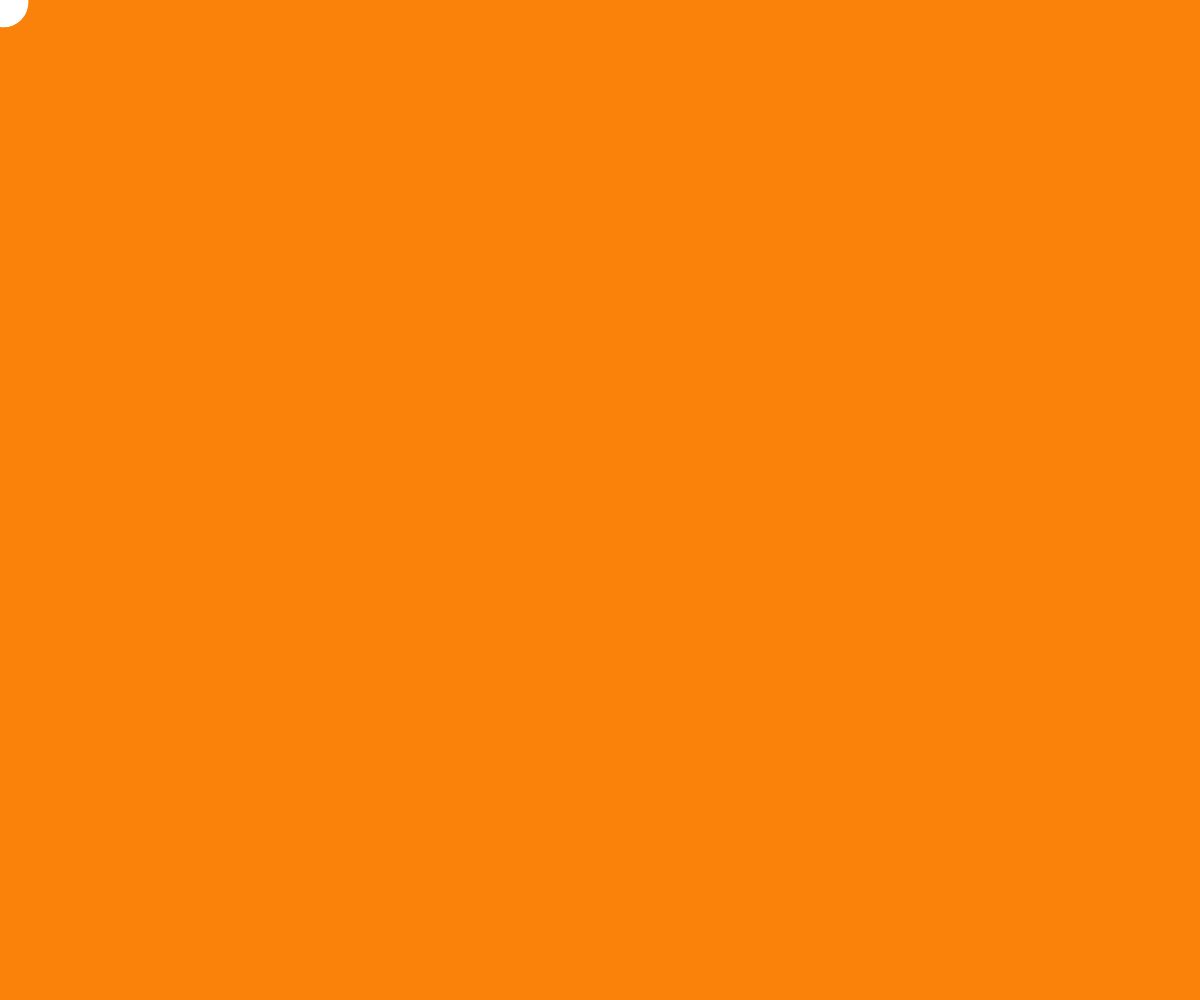
Frame 1 (no input)
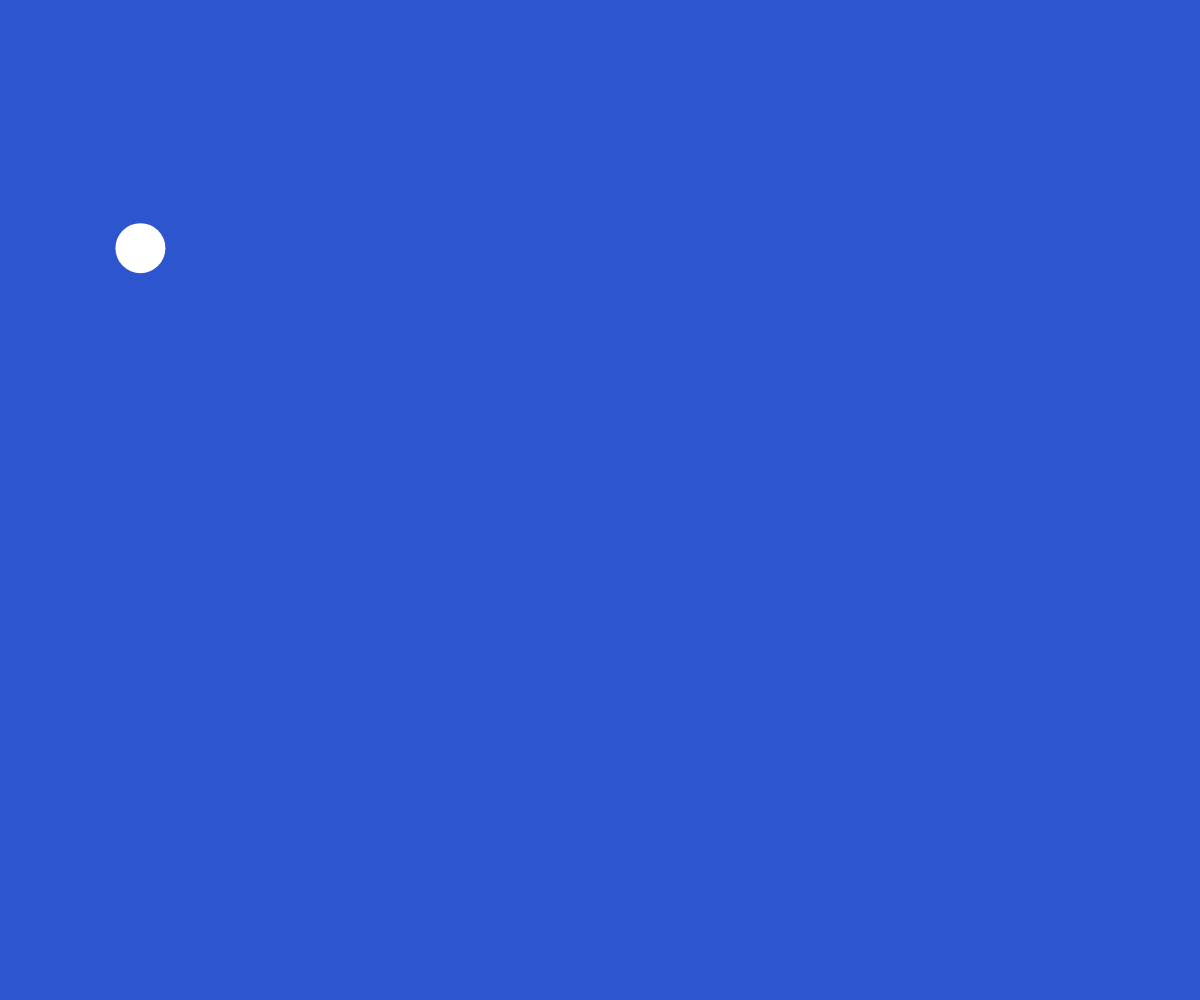
Frame 60 (no input)
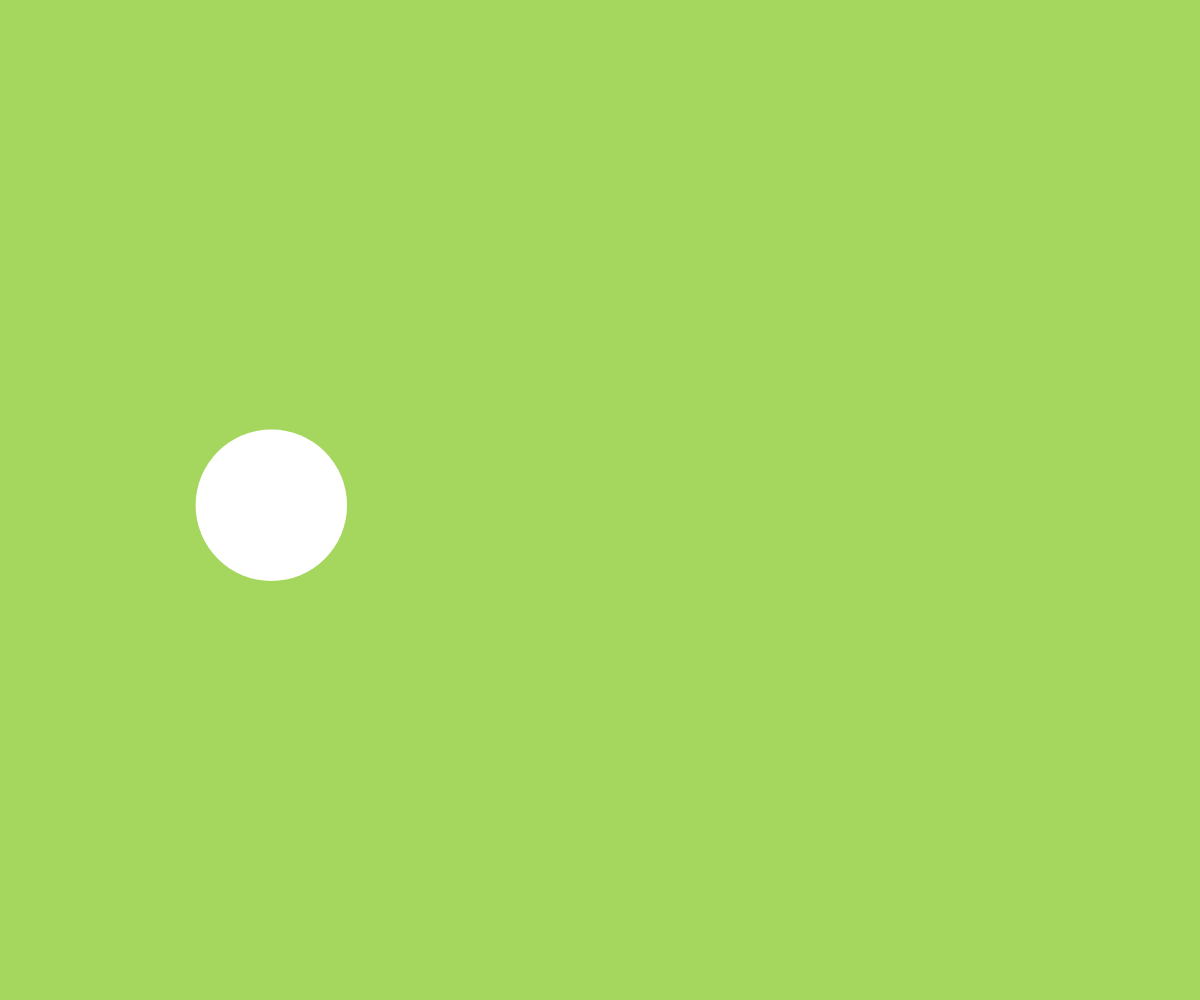
Frame 120 (the mouse pressed at the canvas centre since frame 60)

The p5.js sketch that drew these frames (run headless with seeded random() and noise() and a simulated clock; from frame 60 on, the mouse is pressed at the canvas centre):

// p5.js sketch
// ── sketch.js
var x = 0, y = 0
var r = 255, g = 125, b = 5 
var rChange = 5, gChange = 5, bChange = 5
var speedx = 1.3, speedy = 1
var size = 50

function setup() {
  createCanvas(windowWidth, windowHeight)
}

function draw() {
  fill(255)
  colorChange()
  movement()
  background(r,g,b)
  noStroke()
  circle(x,y,size) 
}

function mousePressed() {
  size = random(50,200)
}

function colorChange() {
  if (r >= 255){
    rChange =  rChange*-1
    r += rChange
  } else if (r <= 0) {
    rChange =  rChange*-1
    r += rChange
  } else {
    r  += rChange
  }

  if (g >= 255){
    gChange =  gChange*-1
    g += gChange
  } else if (g <= 0) {
    gChange =  gChange*-1
    g += gChange
  } else {
    g  += gChange
  }

  if (b >= 255){
    bChange =  bChange*-1
    b += bChange
  } else if (b <= 0) {
    bChange =  bChange*-1
    b += bChange
  } else {
    b  += bChange
  }
}

function movement() {
  if (x > width-size/2) {
    speedx = random(-1,-2.5)
  }

  x = x + speedx

  if (x < 0+size/2) {
    speedx = random(1,2.5)
  }

  x = x + speedx

  if (y > height-size/2) {
    speedy = random(-1,-2.5)
  }

  y = y + speedy
  
  if (y < 0+size/2) {
    speedy = random(1,2.5)
  }

  y = y + speedy
}
